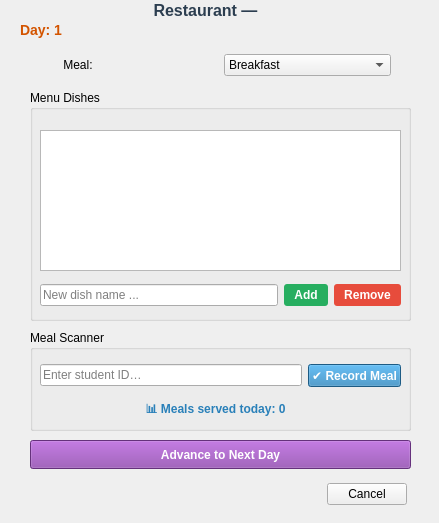
<?xml version="1.0" encoding="UTF-8"?>
<ui version="4.0">
 <class>RestaurantDialog</class>
 <widget class="QDialog" name="RestaurantDialog">
  <property name="geometry">
   <rect>
    <x>0</x>
    <y>0</y>
    <width>439</width>
    <height>523</height>
   </rect>
  </property>
  <property name="windowTitle">
   <string>Dialog</string>
  </property>
  <widget class="QLabel" name="lblTitle">
   <property name="geometry">
    <rect>
     <x>60</x>
     <y>0</y>
     <width>291</width>
     <height>21</height>
    </rect>
   </property>
   <property name="styleSheet">
    <string notr="true">font-size: 16px;
font-weight: bold;
color: #2c3e50;</string>
   </property>
   <property name="text">
    <string>Restaurant —</string>
   </property>
   <property name="alignment">
    <set>Qt::AlignmentFlag::AlignCenter</set>
   </property>
  </widget>
  <widget class="QLabel" name="lblDay">
   <property name="geometry">
    <rect>
     <x>20</x>
     <y>20</y>
     <width>63</width>
     <height>20</height>
    </rect>
   </property>
   <property name="styleSheet">
    <string notr="true">font-size: 14px;
font-weight: bold;
color: #d35400;</string>
   </property>
   <property name="text">
    <string>Day: 1</string>
   </property>
  </widget>
  <widget class="QGroupBox" name="groupDishes">
   <property name="geometry">
    <rect>
     <x>30</x>
     <y>90</y>
     <width>381</width>
     <height>231</height>
    </rect>
   </property>
   <property name="title">
    <string>Menu Dishes</string>
   </property>
   <widget class="QListWidget" name="listDishes">
    <property name="geometry">
     <rect>
      <x>10</x>
      <y>40</y>
      <width>361</width>
      <height>141</height>
     </rect>
    </property>
   </widget>
   <widget class="QWidget" name="">
    <property name="geometry">
     <rect>
      <x>10</x>
      <y>190</y>
      <width>361</width>
      <height>30</height>
     </rect>
    </property>
    <layout class="QHBoxLayout" name="horizontalLayout_2">
     <item>
      <widget class="QLineEdit" name="lineDish">
       <property name="placeholderText">
        <string>New dish name ...</string>
       </property>
      </widget>
     </item>
     <item>
      <widget class="QPushButton" name="btnAddDish">
       <property name="styleSheet">
        <string notr="true">background: #27ae60;
color: white;
font-weight: bold;
border-radius: 3px;
padding: 4px 10px;</string>
       </property>
       <property name="text">
        <string>Add</string>
       </property>
      </widget>
     </item>
     <item>
      <widget class="QPushButton" name="btnRemoveDish">
       <property name="styleSheet">
        <string notr="true">background: #e74c3c;
color: white;
font-weight: bold;
border-radius: 3px;
padding: 4px 10px;</string>
       </property>
       <property name="text">
        <string>Remove</string>
       </property>
      </widget>
     </item>
    </layout>
   </widget>
  </widget>
  <widget class="QGroupBox" name="groupScanner">
   <property name="geometry">
    <rect>
     <x>30</x>
     <y>330</y>
     <width>381</width>
     <height>101</height>
    </rect>
   </property>
   <property name="title">
    <string>Meal Scanner</string>
   </property>
   <widget class="QLabel" name="lblMealsServed">
    <property name="geometry">
     <rect>
      <x>20</x>
      <y>70</y>
      <width>331</width>
      <height>20</height>
     </rect>
    </property>
    <property name="styleSheet">
     <string notr="true">font-weight: bold;
color: #2980b9;</string>
    </property>
    <property name="text">
     <string>📊 Meals served today: 0</string>
    </property>
    <property name="alignment">
     <set>Qt::AlignmentFlag::AlignCenter</set>
    </property>
   </widget>
   <widget class="QWidget" name="">
    <property name="geometry">
     <rect>
      <x>10</x>
      <y>30</y>
      <width>361</width>
      <height>31</height>
     </rect>
    </property>
    <layout class="QHBoxLayout" name="horizontalLayout_3">
     <item>
      <widget class="QLineEdit" name="lineScanId">
       <property name="placeholderText">
        <string>Enter student ID…</string>
       </property>
      </widget>
     </item>
     <item>
      <widget class="QPushButton" name="btnScan">
       <property name="styleSheet">
        <string notr="true">background: #2980b9;
color: white;
font-weight: bold;</string>
       </property>
       <property name="text">
        <string>✔ Record Meal</string>
       </property>
      </widget>
     </item>
    </layout>
   </widget>
  </widget>
  <widget class="QPushButton" name="btnNextDay">
   <property name="geometry">
    <rect>
     <x>30</x>
     <y>440</y>
     <width>381</width>
     <height>29</height>
    </rect>
   </property>
   <property name="styleSheet">
    <string notr="true">background: #8e44ad;
color: white;
font-weight: bold;</string>
   </property>
   <property name="text">
    <string>Advance to Next Day</string>
   </property>
  </widget>
  <widget class="QDialogButtonBox" name="buttonBox">
   <property name="geometry">
    <rect>
     <x>240</x>
     <y>480</y>
     <width>167</width>
     <height>29</height>
    </rect>
   </property>
   <property name="standardButtons">
    <set>QDialogButtonBox::StandardButton::Cancel</set>
   </property>
  </widget>
  <widget class="QWidget" name="">
   <property name="geometry">
    <rect>
     <x>50</x>
     <y>50</y>
     <width>341</width>
     <height>30</height>
    </rect>
   </property>
   <layout class="QHBoxLayout" name="horizontalLayout">
    <item>
     <widget class="QLabel" name="label_2">
      <property name="text">
       <string>    Meal:</string>
      </property>
     </widget>
    </item>
    <item>
     <widget class="QComboBox" name="comboMeal">
      <item>
       <property name="text">
        <string>Breakfast</string>
       </property>
      </item>
      <item>
       <property name="text">
        <string>Lunch</string>
       </property>
      </item>
      <item>
       <property name="text">
        <string>Dinner</string>
       </property>
      </item>
     </widget>
    </item>
   </layout>
  </widget>
 </widget>
 <resources/>
 <connections/>
</ui>
